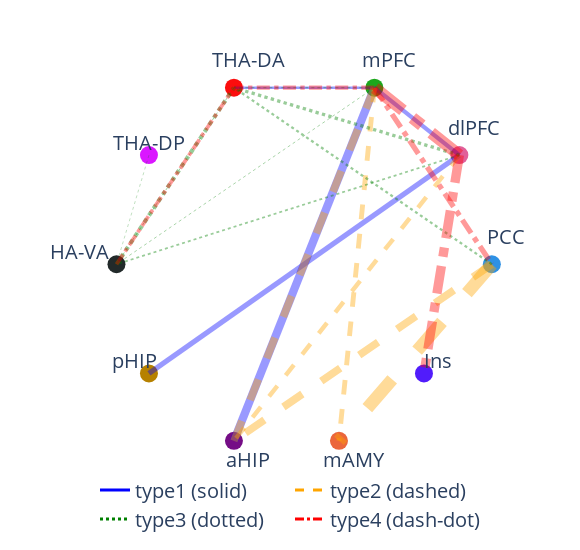

Notebook source saved alongside this figure:
### Code cell
import plotly.graph_objects as go
import pandas as pd
import numpy as np

# Define color map for the types
type_colors = {
    'type1': 'blue',
    'type2': 'orange',
    'type3': 'green',
    'type4': 'red'
}
line_styles = {
    'type1': 'solid',  # Solid line for type1
    'type2': 'dash',   # Dashed line for type2
    'type3': 'dot',    # Dotted line for type3
    'type4': 'dashdot' # Dash-dot line for type4
}
# Create the node labels (use ROI1 and ROI2)
unique_rois = pd.concat([df_importance_net_positive['ROI1'], df_importance_net_positive['ROI2']]).unique().tolist()

# Create node positions in a circular layout (with increased radius for clarity)
theta = [i * 2 * np.pi / len(unique_rois) for i in range(len(unique_rois))]
radius = 1.2  # Increase the radius for better spacing
x_positions = [radius * np.cos(t) for t in theta]
y_positions = [radius * np.sin(t) for t in theta]

# Create node positions in a circular layout (with increased radius for clarity)
theta = [i * 2 * np.pi / len(unique_rois) for i in range(len(unique_rois))]
radius = 1.2  # Increase the radius for better spacing
x_positions = [radius * np.cos(t) for t in theta]
y_positions = [radius * np.sin(t) for t in theta]

# Adjust label positions to avoid overlap, with specific adjustments for the first 4 nodes
x_offset = 0.1  # Small offset to the right

# Adjust y_offset for different labels
y_positions_label = []
for i, y in enumerate(y_positions):
    if i < 3:  # First three nodes: move right
        y_positions_label.append(y + 0.1)  # Keep the y positions as they are
        x_positions[i] += 0.25  # Move the first three nodes to the right
    elif i == 3:  # Fourth node: move up
        y_positions_label.append(y + 0.1)  # Move the fourth node upwards
    elif i==7 or i == 8: 
        y_positions_label.append(y - 0.2)
    else:  # For the rest of the nodes, maintain the original offsets
        y_positions_label.append(y)

x_positions_label = [x + x_offset for x in x_positions]
x_positions_label[5] = x_positions_label[5] - 0.4
x_positions_label[6] = x_positions_label[6] - 0.2
x_positions_label[4] = x_positions_label[4] - 0.1

#for i in [5,6]:
#    x_positions_label[i] = x_positions_label[i] - 0.2

# Create source and target mappings based on ROI1 and ROI2 names
source_idx = df_importance_net_positive['ROI1'].apply(lambda x: unique_rois.index(x)).tolist()
target_idx = df_importance_net_positive['ROI2'].apply(lambda x: unique_rois.index(x)).tolist()

# Define link colors based on the type column
link_colors = df_importance_net_positive['type'].map(type_colors).tolist()
link_line_styles = df_importance_net_positive['type'].map(line_styles).tolist()

# Use Dark24 color palette for the nodes
node_colors = px.colors.qualitative.Dark24[:len(unique_rois)]

# Define font size for the labels
fontsize = 20  # You can adjust the font size here

# Create the circular plot using Plotly
fig = go.Figure()

# Add the nodes (with positions and labels)
fig.add_trace(go.Scatter(
    x=x_positions,  # Position on the x-axis for nodes
    y=y_positions,  # Position on the y-axis for nodes
    mode='markers',
    textfont=dict(size=fontsize),  # Set font size for node labels
    marker=dict(
        size=18,
        color=node_colors  # Node color (same for all)
        #line=dict(color='black', width=2)
    ),
    showlegend=False
))

# Add the links between source and target ROIs
for i in range(len(df_importance_net_positive)):
    fig.add_trace(go.Scatter(
        x=[x_positions[source_idx[i]], x_positions[target_idx[i]]],
        y=[y_positions[source_idx[i]], y_positions[target_idx[i]]],
        mode='lines+text',
        line=dict(color=link_colors[i], width=abs(df_importance_net_positive['Importance'].iloc[i]) * 5, dash=link_line_styles[i]),
        opacity=0.4,  # Scale link width by Importance Mean and ensure it's positive
        showlegend=False
    ))
# Add labels at the adjusted positions
fig.add_trace(go.Scatter(
    x=x_positions_label,  # Position on the x-axis for node labels
    y=y_positions_label,  # Position on the y-axis for node labels
    mode='text',
    text=unique_rois,
    textposition='top center',  # Positioning the text labels at the top center
    textfont=dict(size=fontsize),  # Set font size for node labels
    showlegend=False
))
# Add custom legend for link types with different line styles
fig.add_trace(go.Scatter(
    x=[None], y=[None],  # Invisible plot for legend entry
    mode='lines',
    line=dict(color='blue', width=3, dash='solid'),
    name='type1 (solid)'
))
fig.add_trace(go.Scatter(
    x=[None], y=[None],  # Invisible plot for legend entry
    mode='lines',
    line=dict(color='orange', width=3, dash='dash'),
    name='type2 (dashed)'
))
fig.add_trace(go.Scatter(
    x=[None], y=[None],  # Invisible plot for legend entry
    mode='lines',
    line=dict(color='green', width=3, dash='dot'),
    name='type3 (dotted)'
))
fig.add_trace(go.Scatter(
    x=[None], y=[None],  # Invisible plot for legend entry
    mode='lines',
    line=dict(color='red', width=3, dash='dashdot'),
    name='type4 (dash-dot)'
))

# Update layout for better visuals
fig.update_layout(
    #title="Circular Plot of Connections Between ROIs",
    font=dict(size=fontsize),  # Set font size for labels
    plot_bgcolor='white',
    width=580, 
    height=550,
    showlegend=True,
    legend=dict(
        orientation='h',  # Horizontal legend
        yanchor='bottom',  # Position at the bottom
        y=-0.1,  # Slightly below the plot
        x=0.5,  # Centered horizontally
        xanchor='center'
    ),
    xaxis=dict(showticklabels=False, zeroline=False),  # Hide x-axis labels and grid
    yaxis=dict(showticklabels=False, zeroline=False),  # Hide y-axis labels and grid
    margin=dict(t=50, b=50, l=50, r=50)  # Adjust margin to make the plot more centered
)

# Show the plot
fig.show()

### Figure 1 — Plotly figure (JSON) as saved in the notebook; plotly's stock layout.template omitted (floating-point values rounded to 4 significant figures)
{"data": [{"marker": {"color": ["#2E91E5", "#E15F99", "#1CA71C", "#FB0D0D", "#DA16FF", "#222A2A", "#B68100", "#750D86", "#EB663B", "#511CFB"], "size": 18}, "mode": "markers", "showlegend": false, "textfont": {"size": 20}, "type": "scatter", "x": [1.45, 1.221, 0.6208, -0.3708, -0.9708, -1.2, -0.9708, -0.3708, 0.3708, 0.9708], "y": [0, 0.7053, 1.141, 1.141, 0.7053, 1.47e-16, -0.7053, -1.141, -1.141, -0.7053]}, {"line": {"color": "blue", "dash": "solid", "width": 0.4461}, "mode": "lines+text", "opacity": 0.4, "showlegend": false, "type": "scatter", "x": [1.45, 1.45], "y": [0, 0]}, {"line": {"color": "blue", "dash": "solid", "width": 4.266}, "mode": "lines+text", "opacity": 0.4, "showlegend": false, "type": "scatter", "x": [1.221, 0.6208], "y": [0.7053, 1.141]}, {"line": {"color": "blue", "dash": "solid", "width": 5.264}, "mode": "lines+text", "opacity": 0.4, "showlegend": false, "type": "scatter", "x": [1.221, -0.9708], "y": [0.7053, -0.7053]}, {"line": {"color": "blue", "dash": "solid", "width": 2.466}, "mode": "lines+text", "opacity": 0.4, "showlegend": false, "type": "scatter", "x": [0.6208, -0.3708], "y": [1.141, 1.141]}, {"line": {"color": "blue", "dash": "solid", "width": 8.231}, "mode": "lines+text", "opacity": 0.4, "showlegend": false, "type": "scatter", "x": [0.6208, -0.3708], "y": [1.141, -1.141]}, {"line": {"color": "blue", "dash": "solid", "width": 4.944}, "mode": "lines+text", "opacity": 0.4, "showlegend": false, "type": "scatter", "x": [0.6208, 0.6208], "y": [1.141, 1.141]}, {"line": {"color": "orange", "dash": "dash", "width": 7.655}, "mode": "lines+text", "opacity": 0.4, "showlegend": false, "type": "scatter", "x": [1.45, -0.3708], "y": [0, -1.141]}, {"line": {"color": "orange", "dash": "dash", "width": 12.68}, "mode": "lines+text", "opacity": 0.4, "showlegend": false, "type": "scatter", "x": [1.45, 0.3708], "y": [0, -1.141]}, {"line": {"color": "orange", "dash": "dash", "width": 4.452}, "mode": "lines+text", "opacity": 0.4, "showlegend": false, "type": "scatter", "x": [1.221, -0.3708], "y": [0.7053, -1.141]}, {"line": {"color": "orange", "dash": "dash", "width": 7.471}, "mode": "lines+text", "opacity": 0.4, "showlegend": false, "type": "scatter", "x": [0.6208, -0.3708], "y": [1.141, -1.141]}, {"line": {"color": "orange", "dash": "dash", "width": 4.895}, "mode": "lines+text", "opacity": 0.4, "showlegend": false, "type": "scatter", "x": [0.6208, 0.3708], "y": [1.141, -1.141]}, {"line": {"color": "green", "dash": "dot", "width": 2.3}, "mode": "lines+text", "opacity": 0.4, "showlegend": false, "type": "scatter", "x": [1.45, -0.3708], "y": [0, 1.141]}, {"line": {"color": "green", "dash": "dot", "width": 0.9224}, "mode": "lines+text", "opacity": 0.4, "showlegend": false, "type": "scatter", "x": [-0.3708, -1.2], "y": [1.141, 1.47e-16]}, {"line": {"color": "green", "dash": "dot", "width": 0.6128}, "mode": "lines+text", "opacity": 0.4, "showlegend": false, "type": "scatter", "x": [-0.9708, -1.2], "y": [0.7053, 1.47e-16]}, {"line": {"color": "green", "dash": "dot", "width": 4.185}, "mode": "lines+text", "opacity": 0.4, "showlegend": false, "type": "scatter", "x": [-1.2, -0.3708], "y": [1.47e-16, 1.141]}, {"line": {"color": "green", "dash": "dot", "width": 2.475}, "mode": "lines+text", "opacity": 0.4, "showlegend": false, "type": "scatter", "x": [-1.2, -1.2], "y": [1.47e-16, 1.47e-16]}, {"line": {"color": "green", "dash": "dot", "width": 3.337}, "mode": "lines+text", "opacity": 0.4, "showlegend": false, "type": "scatter", "x": [1.221, -0.3708], "y": [0.7053, 1.141]}, {"line": {"color": "green", "dash": "dot", "width": 1.762}, "mode": "lines+text", "opacity": 0.4, "showlegend": false, "type": "scatter", "x": [1.221, -1.2], "y": [0.7053, 1.47e-16]}, {"line": {"color": "green", "dash": "dot", "width": 0.9859}, "mode": "lines+text", "opacity": 0.4, "showlegend": false, "type": "scatter", "x": [0.6208, -0.3708], "y": [1.141, 1.141]}, {"line": {"color": "green", "dash": "dot", "width": 0.858}, "mode": "lines+text", "opacity": 0.4, "showlegend": false, "type": "scatter", "x": [0.6208, -1.2], "y": [1.141, 1.47e-16]}, {"line": {"color": "red", "dash": "dashdot", "width": 3.84}, "mode": "lines+text", "opacity": 0.4, "showlegend": false, "type": "scatter", "x": [-1.2, -0.3708], "y": [1.47e-16, 1.141]}, {"line": {"color": "red", "dash": "dashdot", "width": 9.354}, "mode": "lines+text", "opacity": 0.4, "showlegend": false, "type": "scatter", "x": [1.221, 0.9708], "y": [0.7053, -0.7053]}, {"line": {"color": "red", "dash": "dashdot", "width": 11.99}, "mode": "lines+text", "opacity": 0.4, "showlegend": false, "type": "scatter", "x": [1.221, 0.6208], "y": [0.7053, 1.141]}, {"line": {"color": "red", "dash": "dashdot", "width": 5.293}, "mode": "lines+text", "opacity": 0.4, "showlegend": false, "type": "scatter", "x": [0.6208, 1.45], "y": [1.141, 0]}, {"line": {"color": "red", "dash": "dashdot", "width": 4.357}, "mode": "lines+text", "opacity": 0.4, "showlegend": false, "type": "scatter", "x": [0.6208, -0.3708], "y": [1.141, 1.141]}, {"mode": "text", "showlegend": false, "text": ["PCC", "dlPFC", "mPFC", "THA-DA", "THA-DP", "THA-VA", "pHIP", "aHIP", "mAMY", "Ins"], "textfont": {"size": 20}, "textposition": "top center", "type": "scatter", "x": [1.55, 1.321, 0.7208, -0.2708, -0.9708, -1.5, -1.071, -0.2708, 0.4708, 1.071], "y": [0.1, 0.8053, 1.241, 1.241, 0.7053, 1.47e-16, -0.7053, -1.341, -1.341, -0.7053]}, {"line": {"color": "blue", "dash": "solid", "width": 3}, "mode": "lines", "name": "type1 (solid)", "type": "scatter", "x": [null], "y": [null]}, {"line": {"color": "orange", "dash": "dash", "width": 3}, "mode": "lines", "name": "type2 (dashed)", "type": "scatter", "x": [null], "y": [null]}, {"line": {"color": "green", "dash": "dot", "width": 3}, "mode": "lines", "name": "type3 (dotted)", "type": "scatter", "x": [null], "y": [null]}, {"line": {"color": "red", "dash": "dashdot", "width": 3}, "mode": "lines", "name": "type4 (dash-dot)", "type": "scatter", "x": [null], "y": [null]}], "layout": {"font": {"size": 20}, "height": 550, "legend": {"orientation": "h", "x": 0.5, "xanchor": "center", "y": -0.1, "yanchor": "bottom"}, "margin": {"b": 50, "l": 50, "r": 50, "t": 50}, "plot_bgcolor": "white", "showlegend": true, "width": 580, "xaxis": {"showticklabels": false, "zeroline": false}, "yaxis": {"showticklabels": false, "zeroline": false}}}
